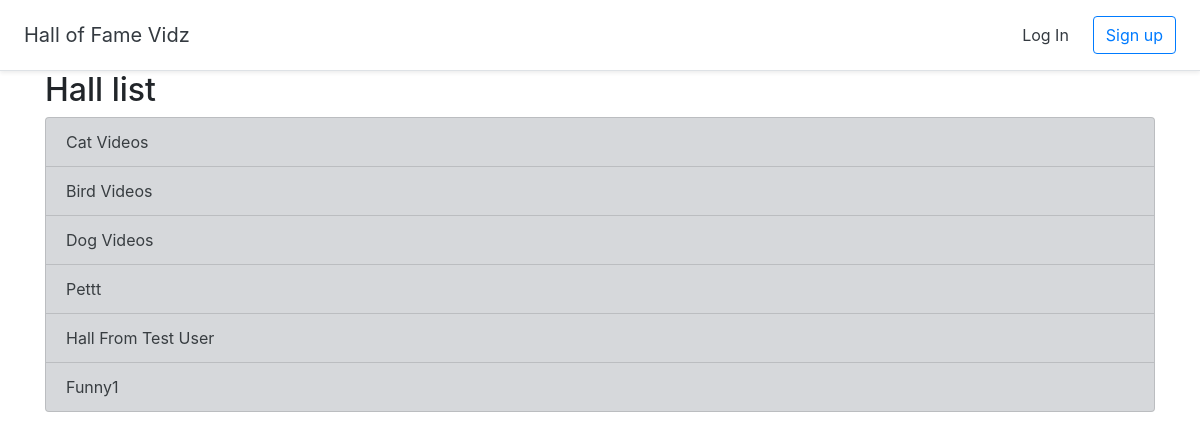
The app's page /halloffame/, older data.
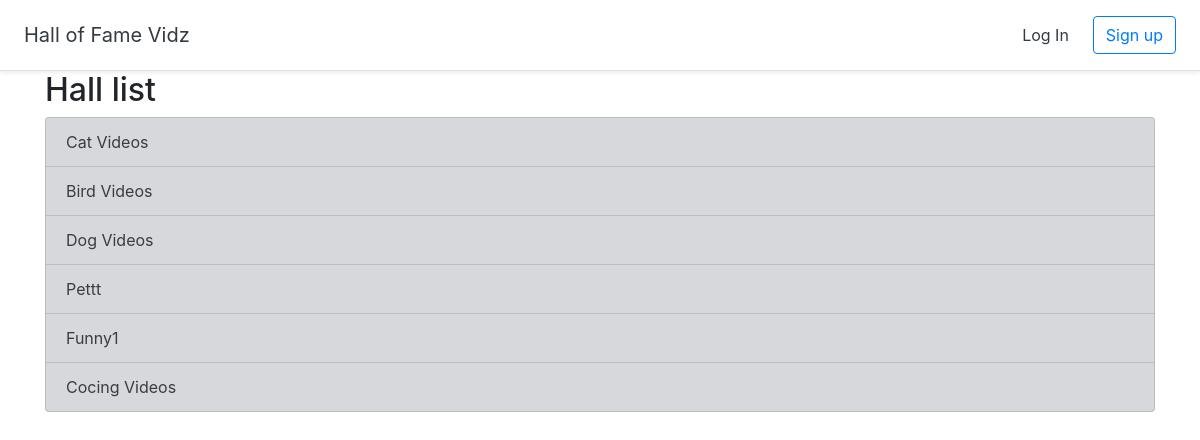
The same page, newer data.
### halls/models.py (models this page shows, shortened)
class Hall(models.Model):
    title = models.CharField(max_length=255)
    user = models.ForeignKey(User, on_delete=models.CASCADE)

### halls/views.py (the view)
# urls.py: path('halloffame/', views.ListHall.as_view(), name='list_hall'),
class ListHall(generic.ListView):
    model = Hall
    template_name = 'halls/list_hall.html'

### halls/templates/halls/list_hall.html
{% extends 'halls/base.html' %}
{% block content %}
<div class="container">
    <h2>Hall list</h2>
        <div class="list-group">
        {% for hall in object_list  %}
            <a href="{% url 'list_hall_videos' pk=hall.id %}" class="list-group-item list-group-item-action list-group-item-secondary">{{ hall.title | title }}</a>
            {% empty %}
            <a href="#" class="list-group-item list-group-item-action">No halls !</a>
        {% endfor %}
        </div>
</div>
{% endblock %}

Row changes from the older to the newer data that the page shows:
removed Hall: title "Hall From Test User"
added Hall: title "Cocing Videos"
